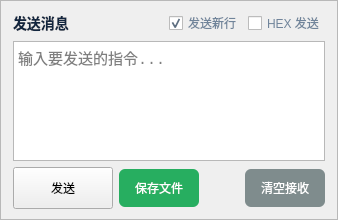
                <widget class="QFrame" name="commSendFrame">
                 <property name="frameShape">
                  <enum>QFrame::Shape::StyledPanel</enum>
                 </property>
                 <layout class="QVBoxLayout" name="commSendVLayout">
                  <property name="spacing">
                   <number>6</number>
                  </property>
                  <property name="leftMargin">
                   <number>12</number>
                  </property>
                  <property name="topMargin">
                   <number>10</number>
                  </property>
                  <property name="rightMargin">
                   <number>12</number>
                  </property>
                  <property name="bottomMargin">
                   <number>10</number>
                  </property>
                  <item>
                   <layout class="QHBoxLayout" name="sendHeaderHLayout">
                    <item>
                     <widget class="QLabel" name="sendLabel">
                      <property name="styleSheet">
                       <string notr="true">font-size: 14px; font-weight: 600; color: #12263f;</string>
                      </property>
                      <property name="text">
                       <string>发送消息</string>
                      </property>
                     </widget>
                    </item>
                    <item>
                     <spacer name="sendHeaderSpcacer">
                      <property name="orientation">
                       <enum>Qt::Orientation::Horizontal</enum>
                      </property>
                      <property name="sizeHint" stdset="0">
                       <size>
                        <width>40</width>
                        <height>20</height>
                       </size>
                      </property>
                     </spacer>
                    </item>
                    <item>
                     <widget class="QCheckBox" name="sendNewlineCheckBox">
                      <property name="styleSheet">
                       <string notr="true">color: #70849a; font-size: 12px;</string>
                      </property>
                      <property name="text">
                       <string>发送新行</string>
                      </property>
                      <property name="checked">
                       <bool>true</bool>
                      </property>
                     </widget>
                    </item>
                    <item>
                     <widget class="QCheckBox" name="sendHexCheckBox">
                      <property name="styleSheet">
                       <string notr="true">color: #70849a; font-size: 12px;</string>
                      </property>
                      <property name="text">
                       <string>HEX 发送</string>
                      </property>
                     </widget>
                    </item>
                   </layout>
                  </item>
                  <item>
                   <widget class="QPlainTextEdit" name="commandEdit">
                    <property name="minimumSize">
                     <size>
                      <width>0</width>
                      <height>70</height>
                     </size>
                    </property>
                    <property name="maximumSize">
                     <size>
                      <width>16777215</width>
                      <height>120</height>
                     </size>
                    </property>
                    <property name="font">
                     <font>
                      <family>Consolas</family>
                      <pointsize>11</pointsize>
                     </font>
                    </property>
                    <property name="placeholderText">
                     <string>输入要发送的指令...</string>
                    </property>
                   </widget>
                  </item>
                  <item>
                   <layout class="QHBoxLayout" name="sendBtnHLayout">
                    <item>
                     <widget class="QPushButton" name="sendCommandButton">
                      <property name="minimumSize">
                       <size>
                        <width>100</width>
                        <height>42</height>
                       </size>
                      </property>
                      <property name="text">
                       <string>发送</string>
                      </property>
                     </widget>
                    </item>
                    <item>
                     <widget class="QPushButton" name="saveConsoleButton">
                      <property name="minimumSize">
                       <size>
                        <width>80</width>
                        <height>38</height>
                       </size>
                      </property>
                      <property name="styleSheet">
                       <string notr="true">QPushButton { background: #27ae60; color: white; border-radius: 6px; }
QPushButton:hover { background: #2ecc71; }</string>
                      </property>
                      <property name="text">
                       <string>保存文件</string>
                      </property>
                     </widget>
                    </item>
                    <item>
                     <spacer name="sendBtnSpacer">
                      <property name="orientation">
                       <enum>Qt::Orientation::Horizontal</enum>
                      </property>
                      <property name="sizeHint" stdset="0">
                       <size>
                        <width>40</width>
                        <height>20</height>
                       </size>
                      </property>
                     </spacer>
                    </item>
                    <item>
                     <widget class="QPushButton" name="clearConsoleButton">
                      <property name="minimumSize">
                       <size>
                        <width>80</width>
                        <height>38</height>
                       </size>
                      </property>
                      <property name="styleSheet">
                       <string notr="true">QPushButton { background: #7f8c8d; color: white; border-radius: 6px; }
QPushButton:hover { background: #95a5a6; }</string>
                      </property>
                      <property name="text">
                       <string>清空接收</string>
                      </property>
                     </widget>
                    </item>
                   </layout>
                  </item>
                 </layout>
                </widget>
